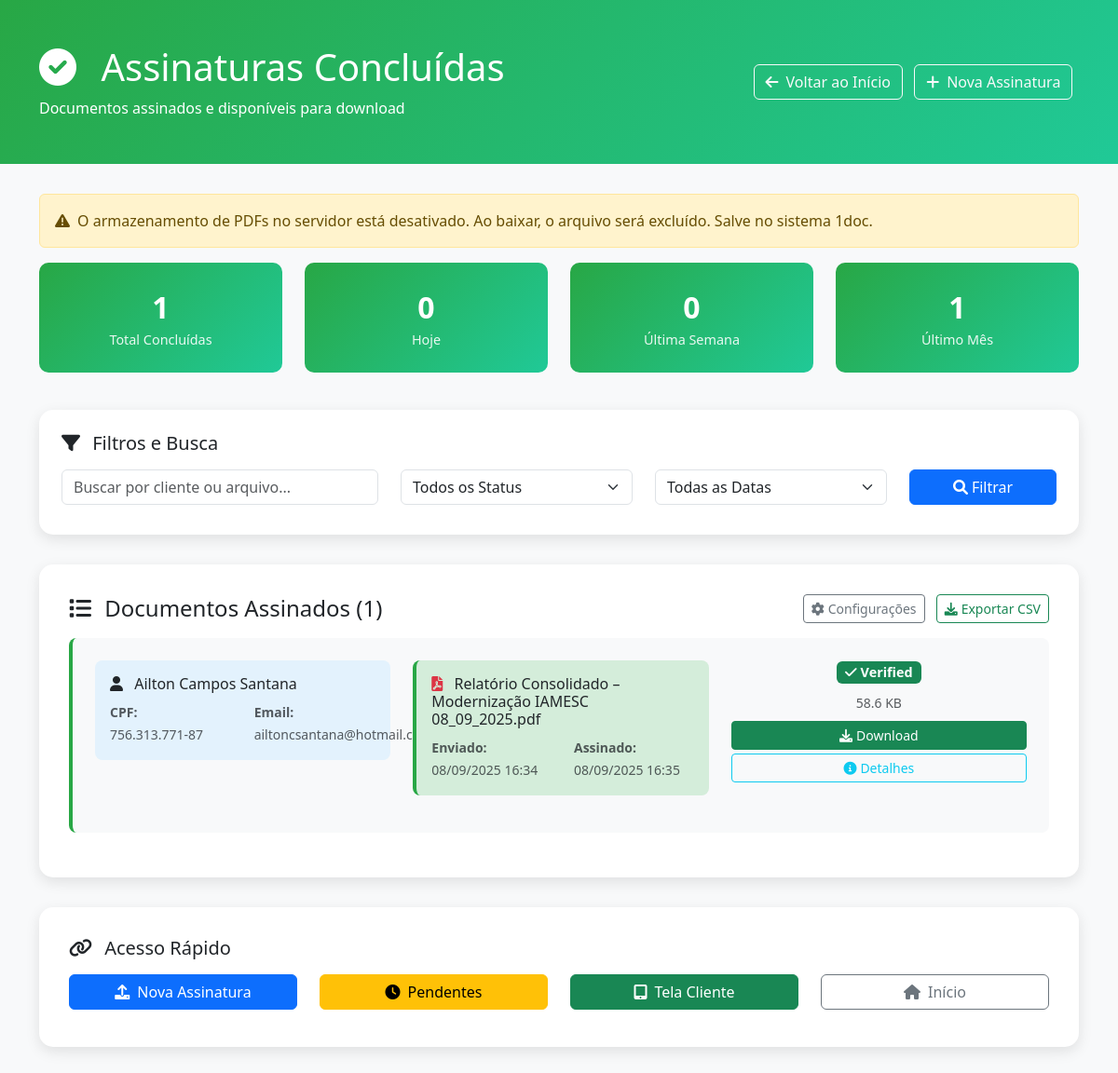
/internal/completed (signed in), run on an earlier commit of the app's database.
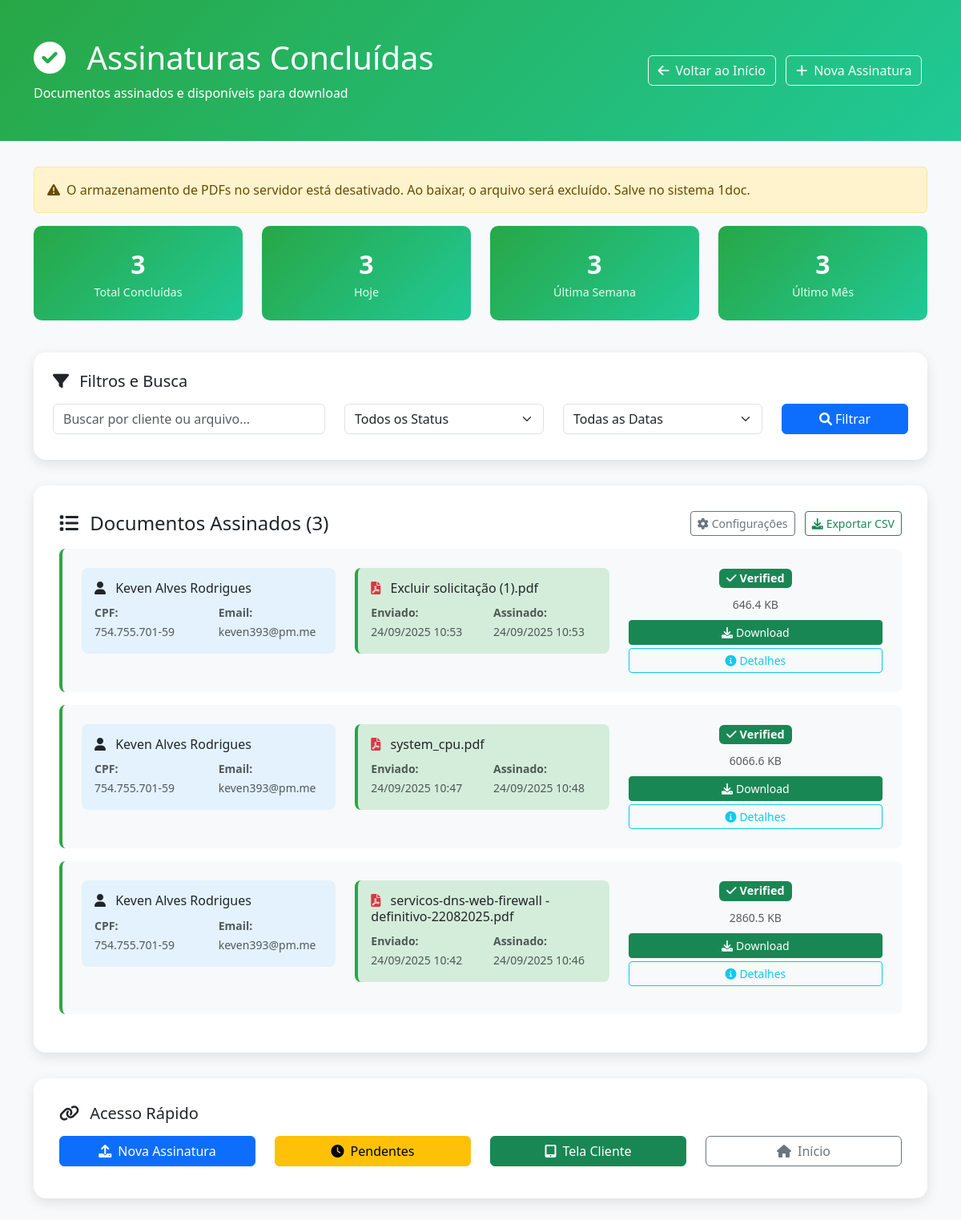
And on a later commit of the database.
### models.py (models this page shows, shortened)
class Signature(db.Model):
    __tablename__ = 'signatures'
    id = db.Column(db.Integer, primary_key=True)
    user_id = db.Column(db.Integer, db.ForeignKey('users.id'), nullable=False)
    file_id = db.Column(db.String(255), nullable=False)
    original_filename = db.Column(db.String(255), nullable=False)
    signature_hash = db.Column(db.String(255), nullable=False)
    signature_algorithm = db.Column(db.String(50), nullable=False)
    timestamp = db.Column(db.DateTime, default=datetime.now)
    file_size = db.Column(db.Integer)
    signature_valid = db.Column(db.Boolean, default=True)
    signed_pdf = db.Column(db.LargeBinary)
    client_name = db.Column(db.String(255))
    client_cpf = db.Column(db.String(14))
    client_email = db.Column(db.String(255))
    client_phone = db.Column(db.String(20))
    client_birth_date = db.Column(db.Date)
    client_address = db.Column(db.Text)
    ip_address = db.Column(db.String(45))
    mac_address = db.Column(db.String(17))  # Formato XX:XX:XX:XX:XX:XX
    user_agent = db.Column(db.Text)
    browser_name = db.Column(db.String(50))
    browser_version = db.Column(db.String(20))
    operating_system = db.Column(db.String(100))
    device_type = db.Column(db.String(20))  # Desktop, Mobile, Tablet
    screen_resolution = db.Column(db.String(20))
    timezone = db.Column(db.String(50))
    location_country = db.Column(db.String(100))
    location_city = db.Column(db.String(100))
    location_latitude = db.Column(db.Float)
    location_longitude = db.Column(db.Float)
    signature_method = db.Column(db.String(20), default='drawing')  # drawing, upload, etc.
    signature_duration = db.Column(db.Integer)  # Tempo gasto na assinatura em segundos
    verification_status = db.Column(db.String(20), default='verified')
    verification_notes = db.Column(db.Text)
    status = db.Column(db.String(20), default='pending')  # pending, completed, cancelled
    created_at = db.Column(db.DateTime, default=datetime.now)
    updated_at = db.Column(db.DateTime, default=datetime.now, onupdate=datetime.now)

### app.py (the view)
    @app.route('/internal/completed')
    @login_required
    def internal_completed_signatures():
        completed_signatures = Signature.query.filter_by(
            user_id=current_user.id,
            status='completed'
        ).order_by(Signature.timestamp.desc()).all()
        now_dt = datetime.now()
        today_start = datetime(now_dt.year, now_dt.month, now_dt.day)
        week_ago_dt = now_dt - timedelta(days=7)
        month_ago_dt = now_dt - timedelta(days=30)
        today_count = sum(1 for s in completed_signatures if s.updated_at and s.updated_at >= today_start)
        week_count = sum(1 for s in completed_signatures if s.updated_at and s.updated_at >= week_ago_dt)
        month_count = sum(1 for s in completed_signatures if s.updated_at and s.updated_at >= month_ago_dt)
        return render_template('internal/completed.html',
                            signatures=completed_signatures,
                            today_count=today_count,
                            week_count=week_count,
                            month_count=month_count,
                            store_pdfs=get_store_pdfs_flag())

### templates/internal/completed.html (shortened to what the changed rows need)
<!DOCTYPE html>
<html lang="pt-BR">
<head>
    <link href="https://cdn.jsdelivr.net/npm/bootstrap@5.3.0/dist/css/bootstrap.min.css" rel="stylesheet">
    <link href="https://cdnjs.cloudflare.com/ajax/libs/font-awesome/6.0.0/css/all.min.css" rel="stylesheet">
</head>
<body>
    <div class="completed-header">
        <div class="container">
            <div class="row align-items-center">
                <div class="col-md-8">
                    <h1 class="mb-2">
                        <i class="fas fa-check-circle me-3"></i>
                        Assinaturas Concluídas
                    </h1>
                </div>
            </div>
        </div>
    </div>
    <div class="container">
        <div class="row mb-4">
            <div class="col-md-3">
                <div class="stats-card">
                    <div class="stats-number">{{ signatures|length }}</div>
                    <div class="stats-label">Total Concluídas</div>
                </div>
            </div>
            <div class="col-md-3">
                <div class="stats-card">
                    <div class="stats-number">{{ today_count }}</div>
                    <div class="stats-label">Hoje</div>
                </div>
            </div>
            <div class="col-md-3">
                <div class="stats-card">
                    <div class="stats-number">{{ week_count }}</div>
                    <div class="stats-label">Última Semana</div>
                </div>
            </div>
            <div class="col-md-3">
                <div class="stats-card">
                    <div class="stats-number">{{ month_count }}</div>
                    <div class="stats-label">Último Mês</div>
                </div>
            </div>
        </div>
        {% if signatures %}
        <div class="completed-card">
            <div class="d-flex justify-content-between align-items-center mb-3">
                <h4 class="mb-0">
                    <i class="fas fa-list me-2"></i>
                    Documentos Assinados ({{ signatures|length }})
                </h4>
                <div>
                    <a href="{{ url_for('admin_settings') }}" class="btn btn-outline-secondary btn-sm me-2">
                        <i class="fas fa-cog me-1"></i>Configurações
                    </a>
                    <button class="btn btn-outline-success btn-sm" onclick="exportToCSV()">
                        <i class="fas fa-download me-1"></i>Exportar CSV
                    </button>
                </div>
            </div>
            {% for signature in signatures %}
            <div class="signature-item" data-client="{{ signature.client_name|lower }}" data-filename="{{ signature.original_filename|lower }}" data-status="{{ signature.verification_status }}" data-date="{{ signature.updated_at.strftime('%Y-%m-%d') }}">
                <div class="row">
                    <div class="col-md-4">
                        <div class="client-info">
                            <h6 class="mb-2">
                                <i class="fas fa-user me-2"></i>
                                {{ signature.client_name }}
                            </h6>
                            <div class="row">
                                <div class="col-6">
                                    <small class="text-muted">
                                        <strong>CPF:</strong><br>
                                        {{ signature.client_cpf|cpf }}
                                    </small>
                                </div>
                                <div class="col-6">
                                    <small class="text-muted">
                                        <strong>Email:</strong><br>
                                        {{ signature.client_email or 'Não informado' }}
                                    </small>
                                </div>
                            </div>
                        </div>
                    </div>
                    <div class="col-md-4">
                        <div class="signature-details">
                            <h6 class="mb-2">
                                <i class="fas fa-file-pdf me-2 text-danger"></i>
                                {{ signature.original_filename }}
                            </h6>
                            <div class="row">
                                <div class="col-6">
                                    <small class="text-muted">
                                        <strong>Enviado:</strong><br>
                                        {{ signature.timestamp.strftime('%d/%m/%Y %H:%M') }}
                                    </small>
                                </div>
                                <div class="col-6">
                                    <small class="text-muted">
                                        <strong>Assinado:</strong><br>
                                        {{ signature.updated_at.strftime('%d/%m/%Y %H:%M') }}
                                    </small>
                                </div>
                            </div>
                        </div>
                    </div>
                    <div class="col-md-4">
                        <div class="text-center mb-2">
                            <span class="badge bg-success status-badge">
                                <i class="fas fa-check me-1"></i>{{ signature.verification_status|title }}
                            </span>
                        </div>
                        <div class="text-center mb-2">
                            <small class="text-muted">
                                {{ (signature.file_size / 1024)|round(1) }} KB
                            </small>
                        </div>
                        <div class="d-grid gap-1">
                            <a href="{{ url_for('client_download_signed', signature_id=signature.id) }}"
                               class="btn btn-success btn-sm download-btn"
                               data-store="{{ '1' if store_pdfs else '0' }}"
                               data-filename="{{ signature.original_filename }}">
                                <i class="fas fa-download me-1"></i>Download
                            </a>
                            <button type="button" class="btn btn-outline-info btn-sm"
                                    onclick="showSignatureDetails({{ signature.id }})">
                                <i class="fas fa-info-circle me-1"></i>Detalhes
                            </button>
                        </div>
                    </div>
                </div>
            </div>
            {% endfor %}
        </div>
        {% endif %}
    </div>
</body>
</html>

What changed in the data, as far as the page shows it:
removed Signature: client_name "Ailton Campos Santana", client_cpf|cpf "756.313.771-87", client_email "ailtoncsantana@hotmail.com.br", original_filename "Relatório Consolidado – Modernização IAMESC 08_09_2025.pdf", timestamp "08/09/2025 16:34", updated_at "08/09/2025 16:35", verification_status "Verified", (signature.file_size/1024)|round(1) "58.6"
added Signature: client_name "Keven Alves Rodrigues", client_cpf|cpf "754.755.701-59", client_email "keven393@pm.me", original_filename "Excluir solicitação (1).pdf", timestamp "24/09/2025 10:53", updated_at "24/09/2025 10:53", verification_status "Verified", (signature.file_size/1024)|round(1) "646.4"
added Signature: client_name "Keven Alves Rodrigues", client_cpf|cpf "754.755.701-59", client_email "keven393@pm.me", original_filename "system_cpu.pdf", timestamp "24/09/2025 10:47", updated_at "24/09/2025 10:48", verification_status "Verified", (signature.file_size/1024)|round(1) "6066.6"
added Signature: client_name "Keven Alves Rodrigues", client_cpf|cpf "754.755.701-59", client_email "keven393@pm.me", original_filename "servicos-dns-web-firewall - definitivo-22082025.pdf", timestamp "24/09/2025 10:42", updated_at "24/09/2025 10:46", verification_status "Verified", (signature.file_size/1024)|round(1) "2860.5"
Also different on the page:
{{ signatures|length }}: "1" → "3"
{{ today_count }}: "0" → "3"
{{ week_count }}: "0" → "3"
{{ month_count }}: "1" → "3"
